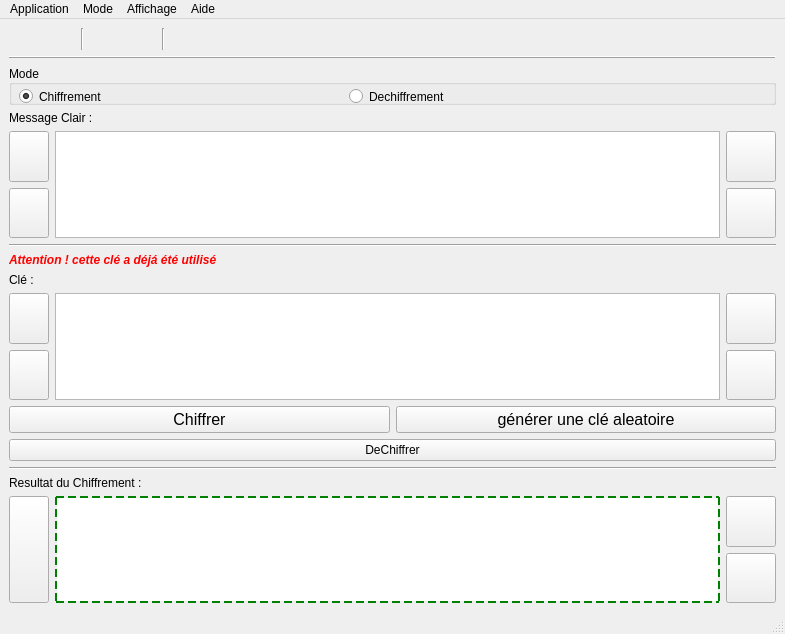
<?xml version="1.0" encoding="UTF-8"?>
<ui version="4.0">
 <class>MainWindow</class>
 <widget class="QMainWindow" name="MainWindow">
  <property name="geometry">
   <rect>
    <x>0</x>
    <y>0</y>
    <width>785</width>
    <height>634</height>
   </rect>
  </property>
  <property name="maximumSize">
   <size>
    <width>16777215</width>
    <height>16777215</height>
   </size>
  </property>
  <property name="windowTitle">
   <string>Chiffre de Vernam (masque jetable)</string>
  </property>
  <property name="styleSheet">
   <string notr="true"/>
  </property>
  <property name="inputMethodHints">
   <set>Qt::ImhNone</set>
  </property>
  <property name="tabShape">
   <enum>QTabWidget::Triangular</enum>
  </property>
  <property name="dockOptions">
   <set>QMainWindow::AllowTabbedDocks|QMainWindow::AnimatedDocks</set>
  </property>
  <property name="unifiedTitleAndToolBarOnMac">
   <bool>true</bool>
  </property>
  <widget class="QWidget" name="centralwidget">
   <layout class="QVBoxLayout" name="verticalLayout_2">
    <item>
     <layout class="QHBoxLayout" name="horizontalLayout_2">
      <property name="topMargin">
       <number>0</number>
      </property>
      <item>
       <widget class="QPushButton" name="tbut_history">
        <property name="sizePolicy">
         <sizepolicy hsizetype="Minimum" vsizetype="Fixed">
          <horstretch>0</horstretch>
          <verstretch>0</verstretch>
         </sizepolicy>
        </property>
        <property name="minimumSize">
         <size>
          <width>0</width>
          <height>16</height>
         </size>
        </property>
        <property name="maximumSize">
         <size>
          <width>30</width>
          <height>16777215</height>
         </size>
        </property>
        <property name="font">
         <font>
          <pointsize>14</pointsize>
         </font>
        </property>
        <property name="tabletTracking">
         <bool>false</bool>
        </property>
        <property name="toolTip">
         <string>Consulter l'historique des cles</string>
        </property>
        <property name="styleSheet">
         <string notr="true">:hover{background-color:green}</string>
        </property>
        <property name="text">
         <string/>
        </property>
        <property name="icon">
         <iconset theme="user-bookmarks">
          <normaloff>.</normaloff>.</iconset>
        </property>
        <property name="checkable">
         <bool>false</bool>
        </property>
        <property name="autoExclusive">
         <bool>false</bool>
        </property>
        <property name="flat">
         <bool>true</bool>
        </property>
       </widget>
      </item>
      <item>
       <widget class="QPushButton" name="tbut_tout_effacer">
        <property name="minimumSize">
         <size>
          <width>0</width>
          <height>16</height>
         </size>
        </property>
        <property name="maximumSize">
         <size>
          <width>30</width>
          <height>16777215</height>
         </size>
        </property>
        <property name="toolTip">
         <string>Effacer le contenu de tous les champs</string>
        </property>
        <property name="styleSheet">
         <string notr="true">:hover{background-color:red}</string>
        </property>
        <property name="text">
         <string/>
        </property>
        <property name="icon">
         <iconset theme="user-trash-full">
          <normaloff>.</normaloff>.</iconset>
        </property>
        <property name="flat">
         <bool>true</bool>
        </property>
       </widget>
      </item>
      <item>
       <widget class="Line" name="line_4">
        <property name="orientation">
         <enum>Qt::Vertical</enum>
        </property>
       </widget>
      </item>
      <item>
       <widget class="QPushButton" name="but_zoomIn">
        <property name="minimumSize">
         <size>
          <width>0</width>
          <height>0</height>
         </size>
        </property>
        <property name="maximumSize">
         <size>
          <width>30</width>
          <height>16777215</height>
         </size>
        </property>
        <property name="toolTip">
         <string>zoomer</string>
        </property>
        <property name="styleSheet">
         <string notr="true">:hover{background-color:green}</string>
        </property>
        <property name="text">
         <string/>
        </property>
        <property name="icon">
         <iconset theme="zoom-in">
          <normaloff>.</normaloff>.</iconset>
        </property>
        <property name="flat">
         <bool>true</bool>
        </property>
       </widget>
      </item>
      <item>
       <widget class="QPushButton" name="but_zoomOut">
        <property name="minimumSize">
         <size>
          <width>0</width>
          <height>0</height>
         </size>
        </property>
        <property name="maximumSize">
         <size>
          <width>30</width>
          <height>16777215</height>
         </size>
        </property>
        <property name="toolTip">
         <string>dezoomer</string>
        </property>
        <property name="styleSheet">
         <string notr="true">:hover{background-color:green}</string>
        </property>
        <property name="text">
         <string/>
        </property>
        <property name="icon">
         <iconset theme="zoom-out">
          <normaloff>.</normaloff>.</iconset>
        </property>
        <property name="flat">
         <bool>true</bool>
        </property>
       </widget>
      </item>
      <item>
       <widget class="Line" name="line_5">
        <property name="orientation">
         <enum>Qt::Vertical</enum>
        </property>
       </widget>
      </item>
      <item>
       <widget class="QPushButton" name="but_darkMode">
        <property name="maximumSize">
         <size>
          <width>30</width>
          <height>16777215</height>
         </size>
        </property>
        <property name="toolTip">
         <string>Activer/desactiver le Dark Mode</string>
        </property>
        <property name="styleSheet">
         <string notr="true">:hover{background-color:green}</string>
        </property>
        <property name="text">
         <string/>
        </property>
        <property name="icon">
         <iconset theme="preferences-desktop-theme">
          <normaloff>.</normaloff>.</iconset>
        </property>
        <property name="flat">
         <bool>true</bool>
        </property>
       </widget>
      </item>
      <item>
       <spacer name="horizontalSpacer">
        <property name="orientation">
         <enum>Qt::Horizontal</enum>
        </property>
        <property name="sizeHint" stdset="0">
         <size>
          <width>40</width>
          <height>20</height>
         </size>
        </property>
       </spacer>
      </item>
     </layout>
    </item>
    <item>
     <widget class="Line" name="line">
      <property name="frameShadow">
       <enum>QFrame::Raised</enum>
      </property>
      <property name="orientation">
       <enum>Qt::Horizontal</enum>
      </property>
     </widget>
    </item>
    <item>
     <widget class="QGroupBox" name="groupBox">
      <property name="sizePolicy">
       <sizepolicy hsizetype="Expanding" vsizetype="Expanding">
        <horstretch>0</horstretch>
        <verstretch>0</verstretch>
       </sizepolicy>
      </property>
      <property name="minimumSize">
       <size>
        <width>0</width>
        <height>40</height>
       </size>
      </property>
      <property name="toolTip">
       <string>Doit-on chiffrer le texte ou le dechiffrer</string>
      </property>
      <property name="layoutDirection">
       <enum>Qt::LeftToRight</enum>
      </property>
      <property name="styleSheet">
       <string notr="true"/>
      </property>
      <property name="title">
       <string>Mode</string>
      </property>
      <property name="alignment">
       <set>Qt::AlignLeading|Qt::AlignLeft|Qt::AlignVCenter</set>
      </property>
      <property name="flat">
       <bool>true</bool>
      </property>
      <widget class="QRadioButton" name="rad_chif">
       <property name="geometry">
        <rect>
         <x>10</x>
         <y>20</y>
         <width>200</width>
         <height>23</height>
        </rect>
       </property>
       <property name="sizePolicy">
        <sizepolicy hsizetype="Expanding" vsizetype="Fixed">
         <horstretch>0</horstretch>
         <verstretch>0</verstretch>
        </sizepolicy>
       </property>
       <property name="maximumSize">
        <size>
         <width>600</width>
         <height>16777215</height>
        </size>
       </property>
       <property name="font">
        <font>
         <bold>false</bold>
        </font>
       </property>
       <property name="toolTip">
        <string>Cliquer ici si vous voulez chiffrer un message clair</string>
       </property>
       <property name="styleSheet">
        <string notr="true"/>
       </property>
       <property name="text">
        <string>Chiffrement</string>
       </property>
       <property name="checked">
        <bool>true</bool>
       </property>
      </widget>
      <widget class="QRadioButton" name="rad_dechif">
       <property name="geometry">
        <rect>
         <x>340</x>
         <y>20</y>
         <width>200</width>
         <height>23</height>
        </rect>
       </property>
       <property name="sizePolicy">
        <sizepolicy hsizetype="Expanding" vsizetype="Fixed">
         <horstretch>0</horstretch>
         <verstretch>0</verstretch>
        </sizepolicy>
       </property>
       <property name="maximumSize">
        <size>
         <width>600</width>
         <height>16777215</height>
        </size>
       </property>
       <property name="font">
        <font>
         <bold>false</bold>
        </font>
       </property>
       <property name="toolTip">
        <string>Cliquer ici si vous voulez Dechiffrer un message crypte</string>
       </property>
       <property name="styleSheet">
        <string notr="true"/>
       </property>
       <property name="text">
        <string>Dechiffrement</string>
       </property>
      </widget>
     </widget>
    </item>
    <item>
     <widget class="QLabel" name="lab_mes">
      <property name="text">
       <string>Message Clair :</string>
      </property>
      <property name="buddy">
       <cstring>ptex_mes</cstring>
      </property>
     </widget>
    </item>
    <item>
     <layout class="QHBoxLayout" name="horizontalLayout_3">
      <property name="leftMargin">
       <number>0</number>
      </property>
      <property name="topMargin">
       <number>0</number>
      </property>
      <item>
       <layout class="QVBoxLayout" name="verticalLayout_6">
        <property name="leftMargin">
         <number>0</number>
        </property>
        <item>
         <widget class="QPushButton" name="but_openMes">
          <property name="sizePolicy">
           <sizepolicy hsizetype="Minimum" vsizetype="Expanding">
            <horstretch>0</horstretch>
            <verstretch>0</verstretch>
           </sizepolicy>
          </property>
          <property name="toolTip">
           <string>Ouvrir un fichier</string>
          </property>
          <property name="text">
           <string/>
          </property>
          <property name="icon">
           <iconset theme="document-open"/>
          </property>
         </widget>
        </item>
        <item>
         <widget class="QPushButton" name="but_saveMes">
          <property name="sizePolicy">
           <sizepolicy hsizetype="Minimum" vsizetype="Expanding">
            <horstretch>0</horstretch>
            <verstretch>0</verstretch>
           </sizepolicy>
          </property>
          <property name="toolTip">
           <string>Enregistrer</string>
          </property>
          <property name="text">
           <string/>
          </property>
          <property name="icon">
           <iconset theme="document-save-as"/>
          </property>
         </widget>
        </item>
       </layout>
      </item>
      <item>
       <widget class="QPlainTextEdit" name="ptex_mes">
        <property name="toolTip">
         <string>Message a traiter</string>
        </property>
        <property name="documentTitle">
         <string notr="true"/>
        </property>
        <property name="plainText">
         <string notr="true"/>
        </property>
       </widget>
      </item>
      <item>
       <layout class="QVBoxLayout" name="verticalLayout_3">
        <property name="rightMargin">
         <number>0</number>
        </property>
        <item>
         <widget class="QPushButton" name="but_trashClear">
          <property name="sizePolicy">
           <sizepolicy hsizetype="Minimum" vsizetype="Expanding">
            <horstretch>0</horstretch>
            <verstretch>0</verstretch>
           </sizepolicy>
          </property>
          <property name="minimumSize">
           <size>
            <width>50</width>
            <height>0</height>
           </size>
          </property>
          <property name="cursor">
           <cursorShape>PointingHandCursor</cursorShape>
          </property>
          <property name="toolTip">
           <string>Effacer</string>
          </property>
          <property name="autoFillBackground">
           <bool>false</bool>
          </property>
          <property name="styleSheet">
           <string notr="true">:hover{background-color:red}</string>
          </property>
          <property name="text">
           <string/>
          </property>
          <property name="icon">
           <iconset theme="user-trash">
            <normaloff>.</normaloff>.</iconset>
          </property>
          <property name="iconSize">
           <size>
            <width>20</width>
            <height>20</height>
           </size>
          </property>
          <property name="flat">
           <bool>false</bool>
          </property>
         </widget>
        </item>
        <item>
         <widget class="QPushButton" name="but_copyClear">
          <property name="sizePolicy">
           <sizepolicy hsizetype="Minimum" vsizetype="Expanding">
            <horstretch>0</horstretch>
            <verstretch>0</verstretch>
           </sizepolicy>
          </property>
          <property name="toolTip">
           <string>Copier</string>
          </property>
          <property name="text">
           <string/>
          </property>
          <property name="icon">
           <iconset theme="edit-copy">
            <normaloff>.</normaloff>.</iconset>
          </property>
         </widget>
        </item>
       </layout>
      </item>
     </layout>
    </item>
    <item>
     <widget class="Line" name="line_2">
      <property name="orientation">
       <enum>Qt::Horizontal</enum>
      </property>
     </widget>
    </item>
    <item>
     <widget class="QLabel" name="lab_avert">
      <property name="font">
       <font>
        <italic>true</italic>
        <bold>true</bold>
       </font>
      </property>
      <property name="styleSheet">
       <string notr="true">color: red</string>
      </property>
      <property name="text">
       <string notr="true">Attention ! cette clé a déjá été utilisé</string>
      </property>
     </widget>
    </item>
    <item>
     <widget class="QLabel" name="label_2">
      <property name="text">
       <string>Clé :</string>
      </property>
      <property name="buddy">
       <cstring>ptex_key</cstring>
      </property>
     </widget>
    </item>
    <item>
     <layout class="QHBoxLayout" name="horizontalLayout_4">
      <property name="leftMargin">
       <number>0</number>
      </property>
      <property name="topMargin">
       <number>0</number>
      </property>
      <item>
       <layout class="QVBoxLayout" name="verticalLayout_7">
        <property name="leftMargin">
         <number>0</number>
        </property>
        <item>
         <widget class="QPushButton" name="but_openKey">
          <property name="sizePolicy">
           <sizepolicy hsizetype="Minimum" vsizetype="Expanding">
            <horstretch>0</horstretch>
            <verstretch>0</verstretch>
           </sizepolicy>
          </property>
          <property name="toolTip">
           <string>Ouvrir un fichier</string>
          </property>
          <property name="text">
           <string/>
          </property>
          <property name="icon">
           <iconset theme="document-open"/>
          </property>
         </widget>
        </item>
        <item>
         <widget class="QPushButton" name="but_saveKey">
          <property name="sizePolicy">
           <sizepolicy hsizetype="Minimum" vsizetype="Expanding">
            <horstretch>0</horstretch>
            <verstretch>0</verstretch>
           </sizepolicy>
          </property>
          <property name="toolTip">
           <string>Enregistrer</string>
          </property>
          <property name="text">
           <string/>
          </property>
          <property name="icon">
           <iconset theme="document-save-as"/>
          </property>
         </widget>
        </item>
       </layout>
      </item>
      <item>
       <widget class="QPlainTextEdit" name="ptex_key">
        <property name="toolTip">
         <string>Cle</string>
        </property>
        <property name="documentTitle">
         <string notr="true"/>
        </property>
        <property name="plainText">
         <string notr="true"/>
        </property>
       </widget>
      </item>
      <item>
       <layout class="QVBoxLayout" name="verticalLayout_4">
        <property name="rightMargin">
         <number>0</number>
        </property>
        <item>
         <widget class="QPushButton" name="but_trashKey">
          <property name="sizePolicy">
           <sizepolicy hsizetype="Minimum" vsizetype="Expanding">
            <horstretch>0</horstretch>
            <verstretch>0</verstretch>
           </sizepolicy>
          </property>
          <property name="minimumSize">
           <size>
            <width>50</width>
            <height>0</height>
           </size>
          </property>
          <property name="toolTip">
           <string>Effacer</string>
          </property>
          <property name="styleSheet">
           <string notr="true">:hover{background-color:red}</string>
          </property>
          <property name="text">
           <string/>
          </property>
          <property name="icon">
           <iconset theme="user-trash">
            <normaloff>.</normaloff>.</iconset>
          </property>
          <property name="iconSize">
           <size>
            <width>20</width>
            <height>20</height>
           </size>
          </property>
         </widget>
        </item>
        <item>
         <widget class="QPushButton" name="but_copyKey">
          <property name="sizePolicy">
           <sizepolicy hsizetype="Minimum" vsizetype="Expanding">
            <horstretch>0</horstretch>
            <verstretch>0</verstretch>
           </sizepolicy>
          </property>
          <property name="toolTip">
           <string>Copier</string>
          </property>
          <property name="text">
           <string/>
          </property>
          <property name="icon">
           <iconset theme="edit-copy">
            <normaloff>.</normaloff>.</iconset>
          </property>
         </widget>
        </item>
       </layout>
      </item>
     </layout>
    </item>
    <item>
     <layout class="QHBoxLayout" name="horizontalLayout_6">
      <property name="topMargin">
       <number>0</number>
      </property>
     </layout>
    </item>
    <item>
     <layout class="QVBoxLayout" name="verticalLayout">
      <property name="topMargin">
       <number>0</number>
      </property>
      <item>
       <layout class="QHBoxLayout" name="horizontalLayout">
        <property name="topMargin">
         <number>0</number>
        </property>
        <item>
         <widget class="QPushButton" name="but_chiff">
          <property name="minimumSize">
           <size>
            <width>0</width>
            <height>0</height>
           </size>
          </property>
          <property name="font">
           <font>
            <pointsize>12</pointsize>
           </font>
          </property>
          <property name="cursor">
           <cursorShape>ArrowCursor</cursorShape>
          </property>
          <property name="toolTip">
           <string>Traiter le texte</string>
          </property>
          <property name="styleSheet">
           <string notr="true">:hover{background-color:green}</string>
          </property>
          <property name="text">
           <string>Chiffrer</string>
          </property>
          <property name="icon">
           <iconset theme="system-lock-screen">
            <normaloff>.</normaloff>.</iconset>
          </property>
         </widget>
        </item>
        <item>
         <widget class="QPushButton" name="but_genKey">
          <property name="minimumSize">
           <size>
            <width>0</width>
            <height>0</height>
           </size>
          </property>
          <property name="font">
           <font>
            <pointsize>12</pointsize>
           </font>
          </property>
          <property name="toolTip">
           <string>générer une clé aleatoire de meme longueur que votre message a chiffrer</string>
          </property>
          <property name="styleSheet">
           <string notr="true">:hover{background-color:green}</string>
          </property>
          <property name="text">
           <string>générer une clé aleatoire</string>
          </property>
          <property name="icon">
           <iconset theme="system-help">
            <normaloff>.</normaloff>.</iconset>
          </property>
          <property name="autoRepeat">
           <bool>false</bool>
          </property>
          <property name="autoExclusive">
           <bool>false</bool>
          </property>
         </widget>
        </item>
       </layout>
      </item>
      <item>
       <widget class="QPushButton" name="but_deChiff">
        <property name="text">
         <string>DeChiffrer</string>
        </property>
        <property name="icon">
         <iconset theme="accessories-calculator">
          <normaloff>.</normaloff>.</iconset>
        </property>
       </widget>
      </item>
     </layout>
    </item>
    <item>
     <widget class="Line" name="line_3">
      <property name="orientation">
       <enum>Qt::Horizontal</enum>
      </property>
     </widget>
    </item>
    <item>
     <widget class="QLabel" name="lab_result">
      <property name="text">
       <string>Resultat du Chiffrement :</string>
      </property>
      <property name="buddy">
       <cstring>ptex_traite</cstring>
      </property>
     </widget>
    </item>
    <item>
     <layout class="QHBoxLayout" name="horizontalLayout_5">
      <property name="leftMargin">
       <number>0</number>
      </property>
      <property name="topMargin">
       <number>0</number>
      </property>
      <item>
       <layout class="QVBoxLayout" name="verticalLayout_8">
        <property name="leftMargin">
         <number>0</number>
        </property>
        <item>
         <widget class="QPushButton" name="but_saveTraite">
          <property name="sizePolicy">
           <sizepolicy hsizetype="Minimum" vsizetype="Expanding">
            <horstretch>0</horstretch>
            <verstretch>0</verstretch>
           </sizepolicy>
          </property>
          <property name="toolTip">
           <string>Enregistrer</string>
          </property>
          <property name="text">
           <string/>
          </property>
          <property name="icon">
           <iconset theme="document-save-as"/>
          </property>
         </widget>
        </item>
       </layout>
      </item>
      <item>
       <widget class="QPlainTextEdit" name="ptex_traite">
        <property name="toolTip">
         <string>Texte Resultat</string>
        </property>
        <property name="styleSheet">
         <string notr="true">border:2px dashed green</string>
        </property>
        <property name="documentTitle">
         <string notr="true"/>
        </property>
        <property name="readOnly">
         <bool>true</bool>
        </property>
        <property name="plainText">
         <string notr="true"/>
        </property>
        <property name="overwriteMode">
         <bool>true</bool>
        </property>
        <property name="backgroundVisible">
         <bool>false</bool>
        </property>
       </widget>
      </item>
      <item>
       <layout class="QVBoxLayout" name="verticalLayout_5">
        <property name="rightMargin">
         <number>0</number>
        </property>
        <item>
         <widget class="QPushButton" name="but_trashTraite">
          <property name="sizePolicy">
           <sizepolicy hsizetype="Minimum" vsizetype="Expanding">
            <horstretch>0</horstretch>
            <verstretch>0</verstretch>
           </sizepolicy>
          </property>
          <property name="minimumSize">
           <size>
            <width>50</width>
            <height>0</height>
           </size>
          </property>
          <property name="toolTip">
           <string>Effacer</string>
          </property>
          <property name="styleSheet">
           <string notr="true">:hover{background-color:red}</string>
          </property>
          <property name="text">
           <string/>
          </property>
          <property name="icon">
           <iconset theme="user-trash">
            <normaloff>.</normaloff>.</iconset>
          </property>
          <property name="iconSize">
           <size>
            <width>20</width>
            <height>20</height>
           </size>
          </property>
         </widget>
        </item>
        <item>
         <widget class="QPushButton" name="but_copyResult">
          <property name="sizePolicy">
           <sizepolicy hsizetype="Minimum" vsizetype="Expanding">
            <horstretch>0</horstretch>
            <verstretch>0</verstretch>
           </sizepolicy>
          </property>
          <property name="toolTip">
           <string>Copier</string>
          </property>
          <property name="text">
           <string/>
          </property>
          <property name="icon">
           <iconset theme="edit-copy">
            <normaloff>.</normaloff>.</iconset>
          </property>
         </widget>
        </item>
       </layout>
      </item>
     </layout>
    </item>
   </layout>
  </widget>
  <widget class="QMenuBar" name="menubar">
   <property name="geometry">
    <rect>
     <x>0</x>
     <y>0</y>
     <width>785</width>
     <height>22</height>
    </rect>
   </property>
   <property name="nativeMenuBar">
    <bool>true</bool>
   </property>
   <widget class="QMenu" name="menuMode">
    <property name="title">
     <string>Mode</string>
    </property>
    <addaction name="actionChiffrement"/>
    <addaction name="actionDeChiffrement"/>
   </widget>
   <widget class="QMenu" name="menuAide">
    <property name="title">
     <string>Aide</string>
    </property>
    <addaction name="actionContactez_nous"/>
    <addaction name="actionConsulter_notre_aide"/>
    <addaction name="separator"/>
    <addaction name="actionA_Propos"/>
   </widget>
   <widget class="QMenu" name="menuApplication">
    <property name="title">
     <string>Application</string>
    </property>
    <addaction name="actionChiffrer_deChiffrer"/>
    <addaction name="actionHistorique_des_Cl_s"/>
    <addaction name="actionTout_effacer"/>
    <addaction name="separator"/>
    <addaction name="separator"/>
    <addaction name="actionQuitter"/>
   </widget>
   <widget class="QMenu" name="menuAffichage">
    <property name="title">
     <string>Affichage</string>
    </property>
    <widget class="QMenu" name="menuLangue">
     <property name="title">
      <string>Langue</string>
     </property>
     <addaction name="actionFrancais"/>
     <addaction name="actionAnglais"/>
    </widget>
    <addaction name="actionDark_mode"/>
    <addaction name="separator"/>
    <addaction name="actionZoomer"/>
    <addaction name="actionDezoomer"/>
    <addaction name="separator"/>
    <addaction name="menuLangue"/>
   </widget>
   <addaction name="menuApplication"/>
   <addaction name="menuMode"/>
   <addaction name="menuAffichage"/>
   <addaction name="menuAide"/>
  </widget>
  <widget class="QStatusBar" name="statusbar"/>
  <action name="actionChiffrement">
   <property name="text">
    <string>Chiffrement</string>
   </property>
  </action>
  <action name="actionDeChiffrement">
   <property name="text">
    <string>DeChiffrement</string>
   </property>
  </action>
  <action name="actionContactez_nous">
   <property name="text">
    <string>Contactez nous</string>
   </property>
  </action>
  <action name="actionConsulter_notre_aide">
   <property name="text">
    <string>Consulter l'aide</string>
   </property>
  </action>
  <action name="actionQuitter">
   <property name="text">
    <string>Quitter</string>
   </property>
  </action>
  <action name="actionTout_effacer">
   <property name="text">
    <string>Tout effacer</string>
   </property>
  </action>
  <action name="actionHistorique_des_Cl_s">
   <property name="text">
    <string>Historique des Clés</string>
   </property>
  </action>
  <action name="actionChiffrer_deChiffrer">
   <property name="text">
    <string>Chiffrer/deChiffrer</string>
   </property>
  </action>
  <action name="actionA_Propos">
   <property name="text">
    <string>A Propos</string>
   </property>
  </action>
  <action name="actionDark_mode">
   <property name="checkable">
    <bool>true</bool>
   </property>
   <property name="text">
    <string>Dark mode</string>
   </property>
  </action>
  <action name="actionZoomer">
   <property name="text">
    <string>Zoomer</string>
   </property>
  </action>
  <action name="actionDezoomer">
   <property name="text">
    <string>Dezoomer</string>
   </property>
  </action>
  <action name="actionFrancais">
   <property name="checkable">
    <bool>true</bool>
   </property>
   <property name="checked">
    <bool>true</bool>
   </property>
   <property name="text">
    <string>Francais</string>
   </property>
  </action>
  <action name="actionAnglais">
   <property name="checkable">
    <bool>true</bool>
   </property>
   <property name="text">
    <string>Anglais</string>
   </property>
  </action>
 </widget>
 <resources/>
 <connections/>
</ui>
